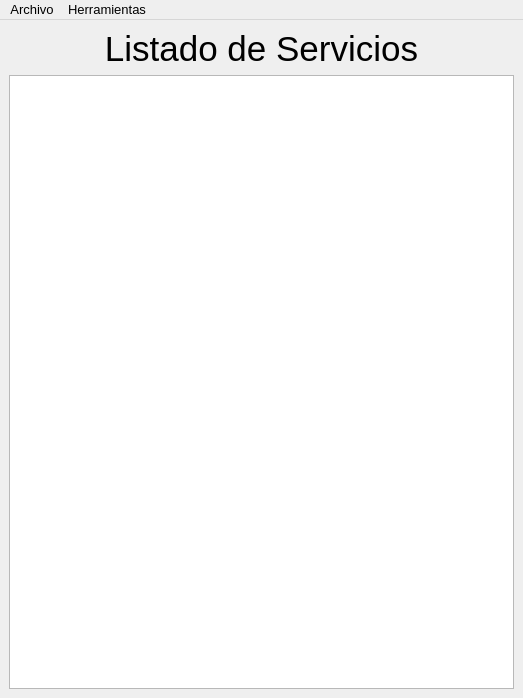
<?xml version="1.0" encoding="UTF-8"?>
<ui version="4.0">
 <class>ListaServicios</class>
 <widget class="QMainWindow" name="ListaServicios">
  <property name="geometry">
   <rect>
    <x>0</x>
    <y>0</y>
    <width>523</width>
    <height>698</height>
   </rect>
  </property>
  <property name="minimumSize">
   <size>
    <width>0</width>
    <height>0</height>
   </size>
  </property>
  <property name="font">
   <font>
    <pointsize>10</pointsize>
   </font>
  </property>
  <property name="windowTitle">
   <string>Listado de Servicios</string>
  </property>
  <widget class="QWidget" name="centralwidget">
   <layout class="QGridLayout" name="gridLayout">
    <item row="0" column="0">
     <widget class="QLabel" name="lbl_title">
      <property name="font">
       <font>
        <family>Arial</family>
        <pointsize>26</pointsize>
        <bold>false</bold>
       </font>
      </property>
      <property name="cursor">
       <cursorShape>ArrowCursor</cursorShape>
      </property>
      <property name="autoFillBackground">
       <bool>true</bool>
      </property>
      <property name="locale">
       <locale language="Spanish" country="Spain"/>
      </property>
      <property name="text">
       <string>Listado de Servicios</string>
      </property>
      <property name="alignment">
       <set>Qt::AlignCenter</set>
      </property>
     </widget>
    </item>
    <item row="1" column="0">
     <widget class="TableView" name="table_lista_servicios">
      <property name="minimumSize">
       <size>
        <width>500</width>
        <height>300</height>
       </size>
      </property>
      <property name="maximumSize">
       <size>
        <width>16777215</width>
        <height>16777215</height>
       </size>
      </property>
      <property name="locale">
       <locale language="Spanish" country="Spain"/>
      </property>
      <property name="sizeAdjustPolicy">
       <enum>QAbstractScrollArea::AdjustToContents</enum>
      </property>
      <property name="alternatingRowColors">
       <bool>true</bool>
      </property>
      <property name="selectionMode">
       <enum>QAbstractItemView::ContiguousSelection</enum>
      </property>
      <property name="sortingEnabled">
       <bool>true</bool>
      </property>
      <attribute name="horizontalHeaderShowSortIndicator" stdset="0">
       <bool>true</bool>
      </attribute>
     </widget>
    </item>
   </layout>
  </widget>
  <widget class="QMenuBar" name="menubar">
   <property name="geometry">
    <rect>
     <x>0</x>
     <y>0</y>
     <width>523</width>
     <height>23</height>
    </rect>
   </property>
   <widget class="QMenu" name="menuArchivo">
    <property name="title">
     <string>Archivo</string>
    </property>
    <addaction name="actionActualizar"/>
   </widget>
   <widget class="QMenu" name="menuHerramientas">
    <property name="title">
     <string>Herramientas</string>
    </property>
    <addaction name="actionAnadir_fila"/>
    <addaction name="actionEliminar_fila"/>
   </widget>
   <addaction name="menuArchivo"/>
   <addaction name="menuHerramientas"/>
  </widget>
  <action name="actionActualizar">
   <property name="text">
    <string>Actualizar</string>
   </property>
   <property name="shortcut">
    <string>Ctrl+A</string>
   </property>
  </action>
  <action name="actionAnadir_fila">
   <property name="text">
    <string>Añadir fila</string>
   </property>
   <property name="shortcut">
    <string>Ctrl+N</string>
   </property>
  </action>
  <action name="actionEliminar_fila">
   <property name="text">
    <string>Eliminar fila</string>
   </property>
   <property name="shortcut">
    <string>Ctrl+D</string>
   </property>
  </action>
 </widget>
 <customwidgets>
  <customwidget>
   <class>TableView</class>
   <extends>QTableView</extends>
   <header location="global">tableview.h</header>
  </customwidget>
 </customwidgets>
 <resources/>
 <connections/>
</ui>
